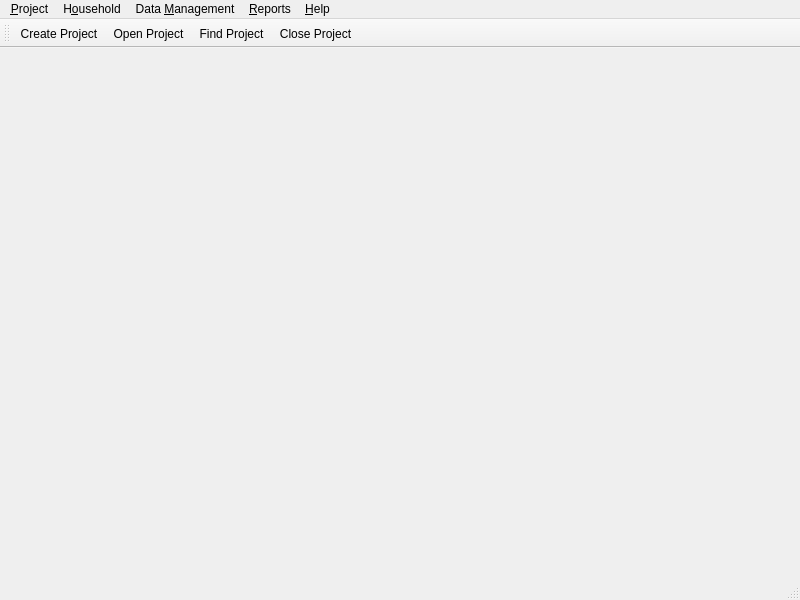
<?xml version="1.0" encoding="UTF-8"?>
<ui version="4.0">
 <class>MainWindow</class>
 <widget class="QMainWindow" name="MainWindow">
  <property name="geometry">
   <rect>
    <x>0</x>
    <y>0</y>
    <width>800</width>
    <height>600</height>
   </rect>
  </property>
  <property name="windowTitle">
   <string>Open IHM</string>
  </property>
  <property name="styleSheet">
   <string notr="true"/>
  </property>
  <widget class="QWidget" name="centralwidget"/>
  <widget class="QMenuBar" name="menubar">
   <property name="geometry">
    <rect>
     <x>0</x>
     <y>0</y>
     <width>800</width>
     <height>21</height>
    </rect>
   </property>
   <widget class="QMenu" name="menuProject">
    <property name="title">
     <string>&amp;Project</string>
    </property>
    <addaction name="actionCreate_Project"/>
    <addaction name="actionOpen_Project"/>
    <addaction name="actionFind_Project"/>
    <addaction name="actionClose_Project"/>
    <addaction name="separator"/>
    <addaction name="actionExport_Project_to_IHM_file"/>
    <addaction name="actionImport_Projects_from_Access_DB"/>
    <addaction name="actionImport_Project_from_IHM_file"/>
    <addaction name="separator"/>
    <addaction name="actionEdit_Project"/>
    <addaction name="actionConfigure_Project"/>
    <addaction name="separator"/>
    <addaction name="actionGenerate_Data_Entry_Sheets"/>
    <addaction name="actionImport_Project_Data"/>
    <addaction name="separator"/>
    <addaction name="actionExit"/>
   </widget>
   <widget class="QMenu" name="menuData_Management">
    <property name="title">
     <string>Data &amp;Management</string>
    </property>
    <addaction name="actionAsset_Details"/>
    <addaction name="actionExpenditure_Types"/>
    <addaction name="actionIncome_Source_Details"/>
    <addaction name="separator"/>
    <addaction name="actionHousehold_Characteristics_2"/>
    <addaction name="actionPersonal_Characteristics"/>
    <addaction name="separator"/>
    <addaction name="actionFood_Types"/>
    <addaction name="actionEnergy_Requirements"/>
    <addaction name="separator"/>
    <addaction name="actionManage_Currencies"/>
    <addaction name="actionManage_Standard_of_Living_Items"/>
    <addaction name="separator"/>
    <addaction name="actionInitialise_Energy_Requirement_Table"/>
    <addaction name="actionInitialise_Food_Energy_Table"/>
   </widget>
   <widget class="QMenu" name="menuHelp">
    <property name="title">
     <string>&amp;Help</string>
    </property>
    <addaction name="actionUpdate_open_ihm"/>
    <addaction name="separator"/>
    <addaction name="actionContents"/>
    <addaction name="actionAboutOpenIHM"/>
   </widget>
   <widget class="QMenu" name="menuHousehold">
    <property name="title">
     <string>H&amp;ousehold</string>
    </property>
    <addaction name="actionAdd_Household"/>
    <addaction name="actionEdit_Household"/>
    <addaction name="actionDelete_Household"/>
    <addaction name="separator"/>
    <addaction name="actionEnter_Household_Data"/>
    <addaction name="separator"/>
    <addaction name="actionFind_Household"/>
    <addaction name="actionView_All_Households_2"/>
   </widget>
   <widget class="QMenu" name="menuOutputs">
    <property name="title">
     <string>&amp;Reports</string>
    </property>
    <addaction name="actionDisposable_Income"/>
    <addaction name="actionHousehold_Budget"/>
    <addaction name="actionHousehold_by_Characteristics"/>
    <addaction name="actionIncome_By_Source"/>
    <addaction name="actionLiving_Threshold"/>
   </widget>
   <addaction name="menuProject"/>
   <addaction name="menuHousehold"/>
   <addaction name="menuData_Management"/>
   <addaction name="menuOutputs"/>
   <addaction name="menuHelp"/>
  </widget>
  <widget class="QStatusBar" name="statusbar"/>
  <widget class="QToolBar" name="toolBar">
   <property name="windowTitle">
    <string>toolBar</string>
   </property>
   <attribute name="toolBarArea">
    <enum>TopToolBarArea</enum>
   </attribute>
   <attribute name="toolBarBreak">
    <bool>false</bool>
   </attribute>
   <addaction name="actionCreate_Project"/>
   <addaction name="actionOpen_Project"/>
   <addaction name="actionFind_Project"/>
   <addaction name="actionClose_Project"/>
  </widget>
  <action name="actionDelete_Project">
   <property name="text">
    <string>Delete Project</string>
   </property>
  </action>
  <action name="actionEdit_Project">
   <property name="text">
    <string>Edit Project</string>
   </property>
  </action>
  <action name="actionOpen_Household">
   <property name="text">
    <string>Edit Household</string>
   </property>
   <property name="shortcut">
    <string>Alt+O</string>
   </property>
  </action>
  <action name="actionConfigure_Project">
   <property name="text">
    <string>Configure Project</string>
   </property>
   <property name="shortcut">
    <string>Ctrl+C</string>
   </property>
  </action>
  <action name="actionMembers">
   <property name="text">
    <string>Members</string>
   </property>
  </action>
  <action name="actionExpenditure">
   <property name="text">
    <string>Expenditure</string>
   </property>
  </action>
  <action name="actionIncome">
   <property name="text">
    <string>Income</string>
   </property>
  </action>
  <action name="actionAssets">
   <property name="text">
    <string>Assets</string>
   </property>
  </action>
  <action name="actionHousehold_Characteristics">
   <property name="text">
    <string>Household Characteristics</string>
   </property>
  </action>
  <action name="actionHousehold_Characteristics_2">
   <property name="text">
    <string>Household Characteristics</string>
   </property>
  </action>
  <action name="actionPersonal_Characteristics">
   <property name="text">
    <string>Personal Characteristics</string>
   </property>
  </action>
  <action name="actionAsset_Details">
   <property name="text">
    <string>Asset Details</string>
   </property>
  </action>
  <action name="actionIncome_Source_Details">
   <property name="text">
    <string>Income Source Details</string>
   </property>
  </action>
  <action name="actionFood_Types">
   <property name="text">
    <string>View Food Type Details</string>
   </property>
  </action>
  <action name="actionLand_Types">
   <property name="text">
    <string>Land Types</string>
   </property>
  </action>
  <action name="actionExpenditure_Types">
   <property name="text">
    <string>Expenditure Details</string>
   </property>
  </action>
  <action name="actionContents">
   <property name="text">
    <string>Contents</string>
   </property>
   <property name="shortcut">
    <string>F1</string>
   </property>
  </action>
  <action name="actionAboutOpenIHM">
   <property name="text">
    <string>About Open IHM</string>
   </property>
  </action>
  <action name="actionLivestock">
   <property name="text">
    <string>Livestock</string>
   </property>
  </action>
  <action name="actionLivestock_Products">
   <property name="text">
    <string>Livestock Products</string>
   </property>
  </action>
  <action name="actionTrees">
   <property name="text">
    <string>Trees</string>
   </property>
  </action>
  <action name="actionEmployment">
   <property name="text">
    <string>Employment</string>
   </property>
  </action>
  <action name="actionGifts">
   <property name="text">
    <string>Gifts</string>
   </property>
  </action>
  <action name="actionExternal_Aid">
   <property name="text">
    <string>External Aid</string>
   </property>
  </action>
  <action name="actionWild_Foods">
   <property name="text">
    <string>Wild Foods</string>
   </property>
  </action>
  <action name="actionHunting_and_Fishing">
   <property name="text">
    <string>Hunting and Fishing</string>
   </property>
  </action>
  <action name="actionOther_Tradable_Goods">
   <property name="text">
    <string>Other Tradable Goods</string>
   </property>
  </action>
  <action name="actionView_All_Households">
   <property name="text">
    <string>View All Households</string>
   </property>
  </action>
  <action name="actionHousehold_Data">
   <property name="text">
    <string>Household Data</string>
   </property>
  </action>
  <action name="actionFind_Project">
   <property name="text">
    <string>Find Project</string>
   </property>
   <property name="shortcut">
    <string>Ctrl+F</string>
   </property>
  </action>
  <action name="actionCreate_Project">
   <property name="text">
    <string>Create Project</string>
   </property>
   <property name="shortcut">
    <string>Ctrl+N</string>
   </property>
  </action>
  <action name="actionOpen_Project">
   <property name="text">
    <string>Open Project</string>
   </property>
   <property name="shortcut">
    <string>Ctrl+O</string>
   </property>
  </action>
  <action name="actionClose_Project">
   <property name="text">
    <string>Close Project</string>
   </property>
   <property name="shortcut">
    <string>Ctrl+W</string>
   </property>
  </action>
  <action name="actionImport_Project_Data">
   <property name="text">
    <string>Import Project Data</string>
   </property>
   <property name="shortcut">
    <string>Ctrl+I</string>
   </property>
  </action>
  <action name="actionExport_Project_Data">
   <property name="text">
    <string>Export Project Data</string>
   </property>
   <property name="shortcut">
    <string>Ctrl+E</string>
   </property>
  </action>
  <action name="actionAdd_Household">
   <property name="text">
    <string>Add Household</string>
   </property>
   <property name="shortcut">
    <string>Alt+N</string>
   </property>
  </action>
  <action name="actionEdit_Household">
   <property name="text">
    <string>Edit Household</string>
   </property>
   <property name="shortcut">
    <string>Alt+E</string>
   </property>
  </action>
  <action name="actionDelete_Household">
   <property name="text">
    <string>Delete Household</string>
   </property>
  </action>
  <action name="actionEnter_Household_Data">
   <property name="text">
    <string>Enter Household Data</string>
   </property>
  </action>
  <action name="actionExit">
   <property name="text">
    <string>Exit</string>
   </property>
  </action>
  <action name="actionFind_Household">
   <property name="text">
    <string>Find Household</string>
   </property>
   <property name="shortcut">
    <string>Alt+F</string>
   </property>
  </action>
  <action name="actionView_All_Households_2">
   <property name="text">
    <string>View All Households</string>
   </property>
   <property name="shortcut">
    <string>Ctrl+A</string>
   </property>
  </action>
  <action name="actionEnergy_Requirements">
   <property name="text">
    <string>View Food Energy Requirements</string>
   </property>
  </action>
  <action name="actionAdd">
   <property name="text">
    <string>Add</string>
   </property>
  </action>
  <action name="actionHousehold_by_Characteristics">
   <property name="text">
    <string>Households List by Characteristics</string>
   </property>
  </action>
  <action name="actionManage_Currencies">
   <property name="text">
    <string>Manage Currencies</string>
   </property>
  </action>
  <action name="actionIncome_By_Source">
   <property name="text">
    <string>Income By Source</string>
   </property>
  </action>
  <action name="actionInitialise_Food_Energy_Table">
   <property name="text">
    <string>Initialise Food Energy Table</string>
   </property>
  </action>
  <action name="actionGenerate_Data_Entry_Sheets">
   <property name="text">
    <string>Create Data Entry Sheets</string>
   </property>
  </action>
  <action name="actionManage_Standard_of_Living_Items">
   <property name="text">
    <string>Manage Standard of Living Items</string>
   </property>
  </action>
  <action name="actionConfigure_Project_Income">
   <property name="text">
    <string>Select Project Income</string>
   </property>
  </action>
  <action name="actionDisposable_Income">
   <property name="text">
    <string>Disposable Income</string>
   </property>
  </action>
  <action name="actionInitialise_Energy_Requirement_Table">
   <property name="text">
    <string>Initialise Energy Requirements Table</string>
   </property>
  </action>
  <action name="actionLiving_Threshold">
   <property name="text">
    <string>Living Threshold</string>
   </property>
  </action>
  <action name="actionUpdate_open_ihm">
   <property name="text">
    <string>Update open-ihm</string>
   </property>
   <property name="iconText">
    <string>Update open-ihm</string>
   </property>
   <property name="toolTip">
    <string>Automatically update the open-ihm software</string>
   </property>
  </action>
  <action name="actionHousehold_Budget">
   <property name="text">
    <string>Household Budget</string>
   </property>
  </action>
  <action name="actionImport_Projects_from_Access_DB">
   <property name="text">
    <string>Import Projects from Access DB</string>
   </property>
  </action>
  <action name="actionImport_Project_from_IHM_file">
   <property name="text">
    <string>Import Project from IHM file</string>
   </property>
  </action>
  <action name="actionExport_Project_to_IHM_file">
   <property name="text">
    <string>Export Project to IHM file</string>
   </property>
  </action>
 </widget>
 <resources>
  <include location="images.qrc"/>
 </resources>
 <connections>
  <connection>
   <sender>actionCreate_Project</sender>
   <signal>triggered()</signal>
   <receiver>MainWindow</receiver>
   <slot>newProject()</slot>
   <hints>
    <hint type="sourcelabel">
     <x>-1</x>
     <y>-1</y>
    </hint>
    <hint type="destinationlabel">
     <x>399</x>
     <y>299</y>
    </hint>
   </hints>
  </connection>
  <connection>
   <sender>actionOpen_Project</sender>
   <signal>triggered()</signal>
   <receiver>MainWindow</receiver>
   <slot>openProject()</slot>
   <hints>
    <hint type="sourcelabel">
     <x>-1</x>
     <y>-1</y>
    </hint>
    <hint type="destinationlabel">
     <x>399</x>
     <y>299</y>
    </hint>
   </hints>
  </connection>
  <connection>
   <sender>actionFind_Project</sender>
   <signal>triggered()</signal>
   <receiver>MainWindow</receiver>
   <slot>findProject()</slot>
   <hints>
    <hint type="sourcelabel">
     <x>-1</x>
     <y>-1</y>
    </hint>
    <hint type="destinationlabel">
     <x>399</x>
     <y>299</y>
    </hint>
   </hints>
  </connection>
  <connection>
   <sender>actionClose_Project</sender>
   <signal>triggered()</signal>
   <receiver>MainWindow</receiver>
   <slot>closeProject()</slot>
   <hints>
    <hint type="sourcelabel">
     <x>-1</x>
     <y>-1</y>
    </hint>
    <hint type="destinationlabel">
     <x>399</x>
     <y>299</y>
    </hint>
   </hints>
  </connection>
  <connection>
   <sender>actionExit</sender>
   <signal>triggered()</signal>
   <receiver>MainWindow</receiver>
   <slot>close()</slot>
   <hints>
    <hint type="sourcelabel">
     <x>-1</x>
     <y>-1</y>
    </hint>
    <hint type="destinationlabel">
     <x>399</x>
     <y>299</y>
    </hint>
   </hints>
  </connection>
  <connection>
   <sender>actionAsset_Details</sender>
   <signal>triggered()</signal>
   <receiver>MainWindow</receiver>
   <slot>manageAssetDetails()</slot>
   <hints>
    <hint type="sourcelabel">
     <x>-1</x>
     <y>-1</y>
    </hint>
    <hint type="destinationlabel">
     <x>399</x>
     <y>299</y>
    </hint>
   </hints>
  </connection>
  <connection>
   <sender>actionIncome_Source_Details</sender>
   <signal>triggered()</signal>
   <receiver>MainWindow</receiver>
   <slot>manageIncomeDetails()</slot>
   <hints>
    <hint type="sourcelabel">
     <x>-1</x>
     <y>-1</y>
    </hint>
    <hint type="destinationlabel">
     <x>399</x>
     <y>299</y>
    </hint>
   </hints>
  </connection>
  <connection>
   <sender>actionExpenditure_Types</sender>
   <signal>triggered()</signal>
   <receiver>MainWindow</receiver>
   <slot>manageBaseExpenditureDetails()</slot>
   <hints>
    <hint type="sourcelabel">
     <x>-1</x>
     <y>-1</y>
    </hint>
    <hint type="destinationlabel">
     <x>399</x>
     <y>299</y>
    </hint>
   </hints>
  </connection>
  <connection>
   <sender>actionEdit_Project</sender>
   <signal>triggered()</signal>
   <receiver>MainWindow</receiver>
   <slot>editProject()</slot>
   <hints>
    <hint type="sourcelabel">
     <x>-1</x>
     <y>-1</y>
    </hint>
    <hint type="destinationlabel">
     <x>399</x>
     <y>299</y>
    </hint>
   </hints>
  </connection>
  <connection>
   <sender>actionConfigure_Project</sender>
   <signal>triggered()</signal>
   <receiver>MainWindow</receiver>
   <slot>configureProject()</slot>
   <hints>
    <hint type="sourcelabel">
     <x>-1</x>
     <y>-1</y>
    </hint>
    <hint type="destinationlabel">
     <x>399</x>
     <y>299</y>
    </hint>
   </hints>
  </connection>
  <connection>
   <sender>actionEdit_Household</sender>
   <signal>triggered()</signal>
   <receiver>MainWindow</receiver>
   <slot>editProjectHousehold()</slot>
   <hints>
    <hint type="sourcelabel">
     <x>-1</x>
     <y>-1</y>
    </hint>
    <hint type="destinationlabel">
     <x>399</x>
     <y>299</y>
    </hint>
   </hints>
  </connection>
  <connection>
   <sender>actionEnter_Household_Data</sender>
   <signal>triggered()</signal>
   <receiver>MainWindow</receiver>
   <slot>viewHouseholdData()</slot>
   <hints>
    <hint type="sourcelabel">
     <x>-1</x>
     <y>-1</y>
    </hint>
    <hint type="destinationlabel">
     <x>399</x>
     <y>299</y>
    </hint>
   </hints>
  </connection>
  <connection>
   <sender>actionFind_Household</sender>
   <signal>triggered()</signal>
   <receiver>MainWindow</receiver>
   <slot>findHousehold()</slot>
   <hints>
    <hint type="sourcelabel">
     <x>-1</x>
     <y>-1</y>
    </hint>
    <hint type="destinationlabel">
     <x>399</x>
     <y>299</y>
    </hint>
   </hints>
  </connection>
  <connection>
   <sender>actionView_All_Households_2</sender>
   <signal>triggered()</signal>
   <receiver>MainWindow</receiver>
   <slot>viewAllHouseholds()</slot>
   <hints>
    <hint type="sourcelabel">
     <x>-1</x>
     <y>-1</y>
    </hint>
    <hint type="destinationlabel">
     <x>399</x>
     <y>299</y>
    </hint>
   </hints>
  </connection>
  <connection>
   <sender>actionFood_Types</sender>
   <signal>triggered()</signal>
   <receiver>MainWindow</receiver>
   <slot>manageFoodTypes()</slot>
   <hints>
    <hint type="sourcelabel">
     <x>-1</x>
     <y>-1</y>
    </hint>
    <hint type="destinationlabel">
     <x>399</x>
     <y>299</y>
    </hint>
   </hints>
  </connection>
  <connection>
   <sender>actionAdd_Household</sender>
   <signal>triggered()</signal>
   <receiver>MainWindow</receiver>
   <slot>addHousehold()</slot>
   <hints>
    <hint type="sourcelabel">
     <x>-1</x>
     <y>-1</y>
    </hint>
    <hint type="destinationlabel">
     <x>399</x>
     <y>299</y>
    </hint>
   </hints>
  </connection>
  <connection>
   <sender>actionDelete_Household</sender>
   <signal>triggered()</signal>
   <receiver>MainWindow</receiver>
   <slot>delHousehold()</slot>
   <hints>
    <hint type="sourcelabel">
     <x>-1</x>
     <y>-1</y>
    </hint>
    <hint type="destinationlabel">
     <x>399</x>
     <y>299</y>
    </hint>
   </hints>
  </connection>
  <connection>
   <sender>actionHousehold_Characteristics_2</sender>
   <signal>triggered()</signal>
   <receiver>MainWindow</receiver>
   <slot>manageHouseholdCharacteristics()</slot>
   <hints>
    <hint type="sourcelabel">
     <x>-1</x>
     <y>-1</y>
    </hint>
    <hint type="destinationlabel">
     <x>399</x>
     <y>299</y>
    </hint>
   </hints>
  </connection>
  <connection>
   <sender>actionPersonal_Characteristics</sender>
   <signal>triggered()</signal>
   <receiver>MainWindow</receiver>
   <slot>managePersonalCharacteristics()</slot>
   <hints>
    <hint type="sourcelabel">
     <x>-1</x>
     <y>-1</y>
    </hint>
    <hint type="destinationlabel">
     <x>399</x>
     <y>299</y>
    </hint>
   </hints>
  </connection>
  <connection>
   <sender>actionAboutOpenIHM</sender>
   <signal>triggered()</signal>
   <receiver>MainWindow</receiver>
   <slot>aboutOpenIHM()</slot>
   <hints>
    <hint type="sourcelabel">
     <x>-1</x>
     <y>-1</y>
    </hint>
    <hint type="destinationlabel">
     <x>399</x>
     <y>299</y>
    </hint>
   </hints>
  </connection>
  <connection>
   <sender>actionEnergy_Requirements</sender>
   <signal>triggered()</signal>
   <receiver>MainWindow</receiver>
   <slot>viewFoodEnergyRequirements()</slot>
   <hints>
    <hint type="sourcelabel">
     <x>-1</x>
     <y>-1</y>
    </hint>
    <hint type="destinationlabel">
     <x>399</x>
     <y>299</y>
    </hint>
   </hints>
  </connection>
  <connection>
   <sender>actionManage_Currencies</sender>
   <signal>triggered()</signal>
   <receiver>MainWindow</receiver>
   <slot>manageCurrencies()</slot>
   <hints>
    <hint type="sourcelabel">
     <x>-1</x>
     <y>-1</y>
    </hint>
    <hint type="destinationlabel">
     <x>399</x>
     <y>299</y>
    </hint>
   </hints>
  </connection>
  <connection>
   <sender>actionManage_Standard_of_Living_Items</sender>
   <signal>triggered()</signal>
   <receiver>MainWindow</receiver>
   <slot>manageStandardOfLiving()</slot>
   <hints>
    <hint type="sourcelabel">
     <x>-1</x>
     <y>-1</y>
    </hint>
    <hint type="destinationlabel">
     <x>399</x>
     <y>299</y>
    </hint>
   </hints>
  </connection>
  <connection>
   <sender>actionHousehold_by_Characteristics</sender>
   <signal>triggered()</signal>
   <receiver>MainWindow</receiver>
   <slot>reportHouseholdsByCharacteristics()</slot>
   <hints>
    <hint type="sourcelabel">
     <x>-1</x>
     <y>-1</y>
    </hint>
    <hint type="destinationlabel">
     <x>399</x>
     <y>299</y>
    </hint>
   </hints>
  </connection>
  <connection>
   <sender>actionIncome_By_Source</sender>
   <signal>triggered()</signal>
   <receiver>MainWindow</receiver>
   <slot>reportHouseholdsByIncomeSource()</slot>
   <hints>
    <hint type="sourcelabel">
     <x>-1</x>
     <y>-1</y>
    </hint>
    <hint type="destinationlabel">
     <x>399</x>
     <y>299</y>
    </hint>
   </hints>
  </connection>
  <connection>
   <sender>actionInitialise_Food_Energy_Table</sender>
   <signal>triggered()</signal>
   <receiver>MainWindow</receiver>
   <slot>initialiseFoodEnergyLookupTable()</slot>
   <hints>
    <hint type="sourcelabel">
     <x>-1</x>
     <y>-1</y>
    </hint>
    <hint type="destinationlabel">
     <x>399</x>
     <y>299</y>
    </hint>
   </hints>
  </connection>
  <connection>
   <sender>actionGenerate_Data_Entry_Sheets</sender>
   <signal>triggered()</signal>
   <receiver>MainWindow</receiver>
   <slot>createDataEntrySheets()</slot>
   <hints>
    <hint type="sourcelabel">
     <x>-1</x>
     <y>-1</y>
    </hint>
    <hint type="destinationlabel">
     <x>399</x>
     <y>299</y>
    </hint>
   </hints>
  </connection>
  <connection>
   <sender>actionImport_Project_Data</sender>
   <signal>triggered()</signal>
   <receiver>MainWindow</receiver>
   <slot>importData()</slot>
   <hints>
    <hint type="sourcelabel">
     <x>-1</x>
     <y>-1</y>
    </hint>
    <hint type="destinationlabel">
     <x>399</x>
     <y>299</y>
    </hint>
   </hints>
  </connection>
  <connection>
   <sender>actionDisposable_Income</sender>
   <signal>triggered()</signal>
   <receiver>MainWindow</receiver>
   <slot>setReporttypeDI()</slot>
   <hints>
    <hint type="sourcelabel">
     <x>-1</x>
     <y>-1</y>
    </hint>
    <hint type="destinationlabel">
     <x>399</x>
     <y>299</y>
    </hint>
   </hints>
  </connection>
  <connection>
   <sender>actionInitialise_Energy_Requirement_Table</sender>
   <signal>triggered()</signal>
   <receiver>MainWindow</receiver>
   <slot>initialiseFoodRequirementTable()</slot>
   <hints>
    <hint type="sourcelabel">
     <x>-1</x>
     <y>-1</y>
    </hint>
    <hint type="destinationlabel">
     <x>399</x>
     <y>299</y>
    </hint>
   </hints>
  </connection>
  <connection>
   <sender>actionLiving_Threshold</sender>
   <signal>triggered()</signal>
   <receiver>MainWindow</receiver>
   <slot>setReporttypeAsLivingThreshold()</slot>
   <hints>
    <hint type="sourcelabel">
     <x>-1</x>
     <y>-1</y>
    </hint>
    <hint type="destinationlabel">
     <x>399</x>
     <y>299</y>
    </hint>
   </hints>
  </connection>
  <connection>
   <sender>actionContents</sender>
   <signal>triggered()</signal>
   <receiver>MainWindow</receiver>
   <slot>openHelpContents()</slot>
   <hints>
    <hint type="sourcelabel">
     <x>-1</x>
     <y>-1</y>
    </hint>
    <hint type="destinationlabel">
     <x>399</x>
     <y>299</y>
    </hint>
   </hints>
  </connection>
  <connection>
   <sender>actionUpdate_open_ihm</sender>
   <signal>triggered()</signal>
   <receiver>MainWindow</receiver>
   <slot>updateOpenIhm()</slot>
   <hints>
    <hint type="sourcelabel">
     <x>-1</x>
     <y>-1</y>
    </hint>
    <hint type="destinationlabel">
     <x>399</x>
     <y>299</y>
    </hint>
   </hints>
  </connection>
  <connection>
   <sender>actionHousehold_Budget</sender>
   <signal>triggered()</signal>
   <receiver>MainWindow</receiver>
   <slot>reportHouseholdbudget()</slot>
   <hints>
    <hint type="sourcelabel">
     <x>-1</x>
     <y>-1</y>
    </hint>
    <hint type="destinationlabel">
     <x>399</x>
     <y>299</y>
    </hint>
   </hints>
  </connection>
  <connection>
   <sender>actionImport_Projects_from_Access_DB</sender>
   <signal>triggered()</signal>
   <receiver>MainWindow</receiver>
   <slot>importFromAccessDB()</slot>
   <hints>
    <hint type="sourcelabel">
     <x>-1</x>
     <y>-1</y>
    </hint>
    <hint type="destinationlabel">
     <x>399</x>
     <y>299</y>
    </hint>
   </hints>
  </connection>
  <connection>
   <sender>actionImport_Project_from_IHM_file</sender>
   <signal>triggered()</signal>
   <receiver>MainWindow</receiver>
   <slot>importFromOpenIHM()</slot>
   <hints>
    <hint type="sourcelabel">
     <x>-1</x>
     <y>-1</y>
    </hint>
    <hint type="destinationlabel">
     <x>399</x>
     <y>299</y>
    </hint>
   </hints>
  </connection>
  <connection>
   <sender>actionExport_Project_to_IHM_file</sender>
   <signal>triggered()</signal>
   <receiver>MainWindow</receiver>
   <slot>exportToOpenIHM()</slot>
   <hints>
    <hint type="sourcelabel">
     <x>-1</x>
     <y>-1</y>
    </hint>
    <hint type="destinationlabel">
     <x>399</x>
     <y>299</y>
    </hint>
   </hints>
  </connection>
 </connections>
 <slots>
  <slot>newProject()</slot>
  <slot>openProject()</slot>
  <slot>closeProject()</slot>
  <slot>findProject()</slot>
  <slot>manageAssetDetails()</slot>
  <slot>manageIncomeDetails()</slot>
  <slot>manageBaseExpenditureDetails()</slot>
  <slot>editProject()</slot>
  <slot>configureProject()</slot>
  <slot>editProjectHousehold()</slot>
  <slot>viewHouseholdData()</slot>
  <slot>findHousehold()</slot>
  <slot>viewAllHouseholds()</slot>
  <slot>manageFoodTypes()</slot>
  <slot>addHousehold()</slot>
  <slot>delHousehold()</slot>
  <slot>manageHouseholdCharacteristics()</slot>
  <slot>managePersonalCharacteristics()</slot>
  <slot>aboutOpenIHM()</slot>
  <slot>viewFoodEnergyRequirements()</slot>
  <slot>manageCurrencies()</slot>
  <slot>manageStandardOfLiving()</slot>
  <slot>reportHouseholdsByCharacteristics()</slot>
  <slot>reportHouseholdsByIncomeSource()</slot>
  <slot>initialiseFoodEnergyLookupTable()</slot>
  <slot>createDataEntrySheets()</slot>
  <slot>importData()</slot>
  <slot>setReporttypeDI()</slot>
  <slot>initialiseFoodRequirementTable()</slot>
  <slot>setReporttypeAsLivingThreshold()</slot>
  <slot>openHelpContents()</slot>
  <slot>updateOpenIhm()</slot>
  <slot>reportHouseholdbudget()</slot>
  <slot>importFromAccessDB()</slot>
  <slot>importFromOpenIHM()</slot>
  <slot>exportToOpenIHM()</slot>
 </slots>
</ui>
